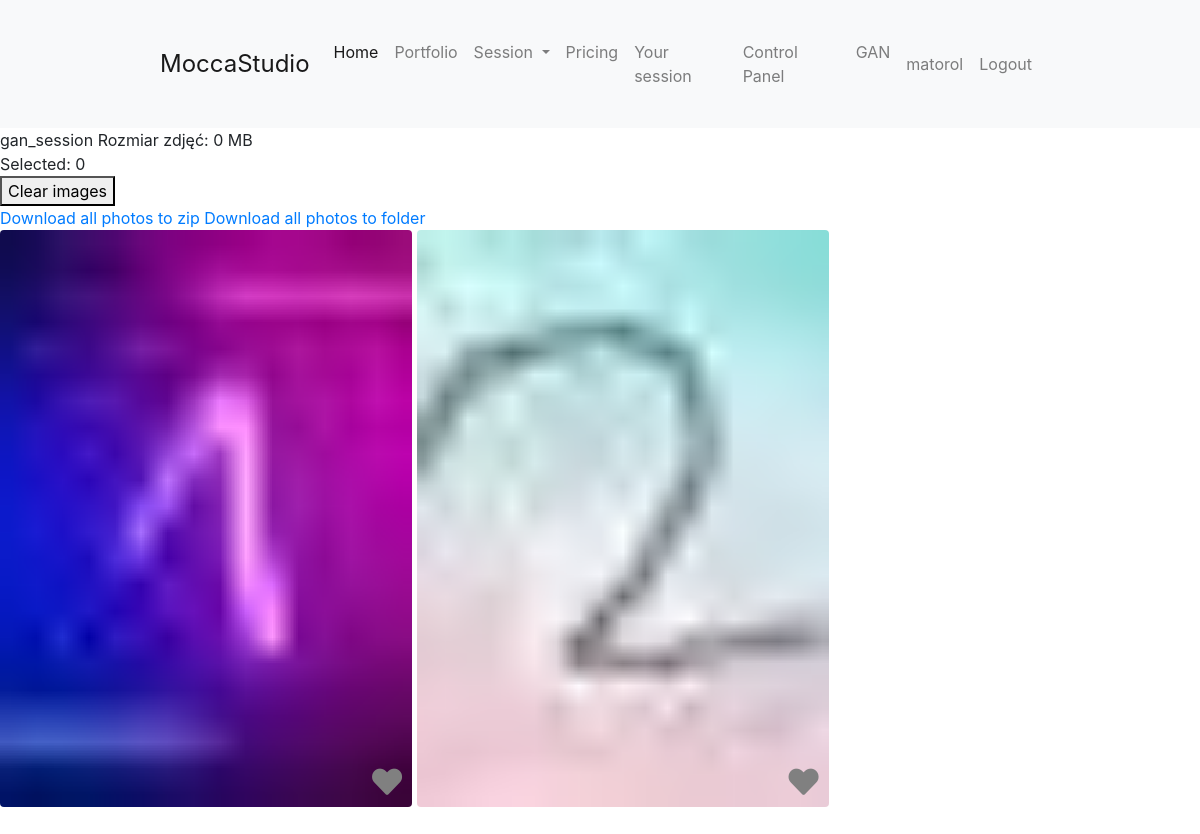
The app's page /session/gan_session/ (signed in), older data.
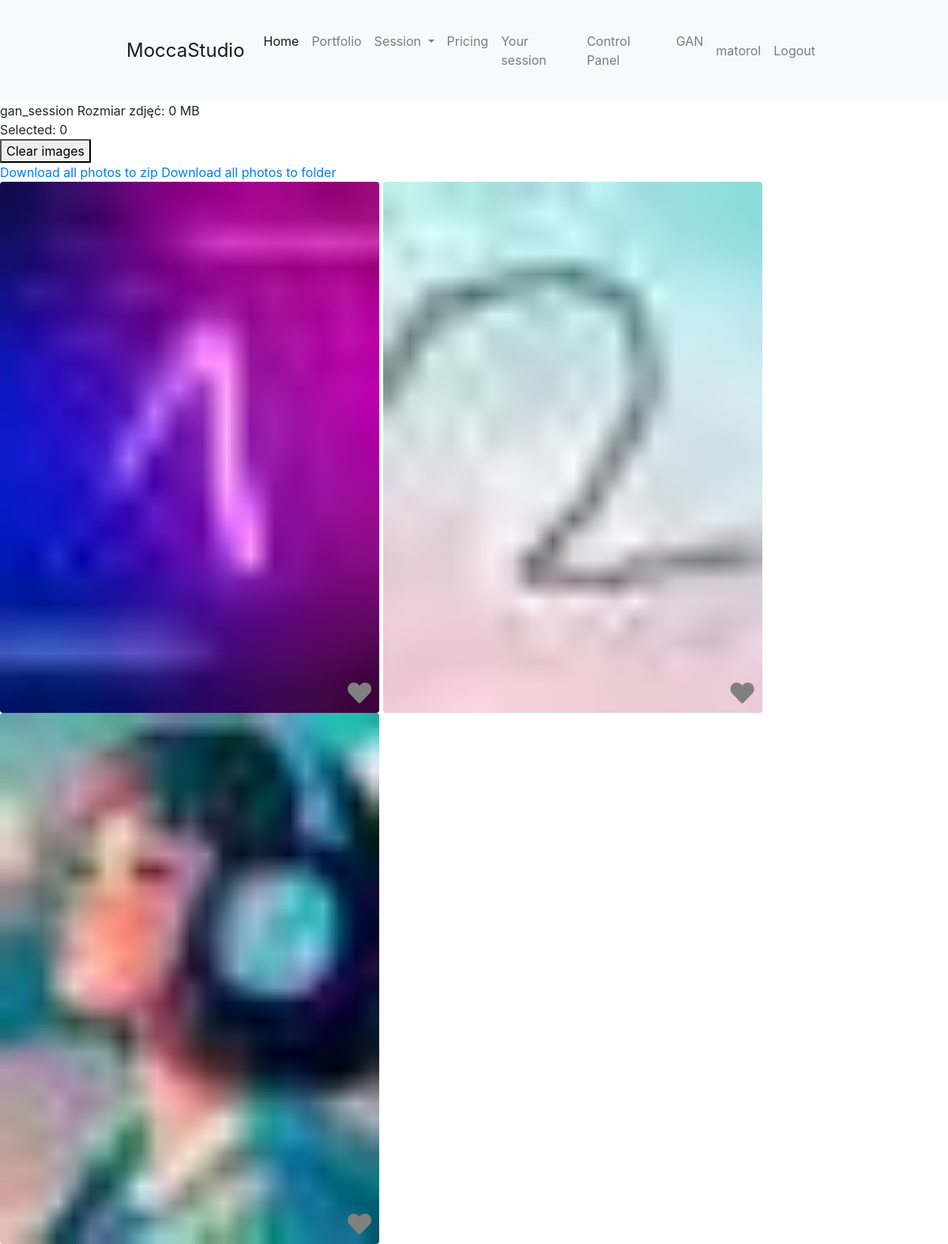
The same page, newer data.
### main/models.py (models this page shows, shortened)
class Photo(models.Model):
    title = models.CharField(max_length=255)
    image = models.ImageField(upload_to='photos/')
    session = models.ForeignKey(Session, on_delete=models.CASCADE,null=True)
    selected_to_edit = models.BooleanField(default=False)
    thumbnail = models.ImageField(upload_to='thumbnails/', blank=True, null=True)
    thumbnail_medium = models.ImageField(upload_to='thumbnails_medium/', blank=True, null=True)

### main/views.py (the view, shortened to what this page needs)
# urls.py: path('session/<str:name>/', views.view_session, name='view_session'),
def view_session(request, name):
    session = get_object_or_404(Session, name=name)
    photos = session.photo_set.all()
    photos_size = []
    context = {}
    for photo in photos:
        photos_size.append(photo.image.size/(1024*1024))
    photos_size_in_session = round(sum(photos_size))
    if request.user.is_superuser:
        context = {'session': session, 'photos':photos, 'photos_size_in_session':photos_size_in_session}
        return render(request, 'main/session/private_session.html', context)

### main/templates/main/session/private_session.html (shortened to what this page needs)
{% extends 'main/session/session_template.html' %}
{% block content %}
{% if user.is_superuser %}
    {{session.name}}
    Rozmiar zdjęć: {{photos_size_in_session}} MB
{% endif %}
<div id="selectedCounter">Selected: </div>
<button id="clearButton">Clear images</button>
<a href="{% url 'download_photos_zip' name=session.name %}">Download all photos to zip</a>
<a href="{% url 'download_photos_folder' name=session.name%}">Download all photos to folder</a>
<section class="gallery min-vh-100">
    <div class="container-lg">
        <div class="row row-cols-1 row-cols-sm-2 row-cols-md-3">
            <div class="col">
            {% for photo in photos %}
                <a href="{{photo.image.url}}" data-lightbox="lightbox" data-title="{{photo.title}}"
                     data-gallery="photo_gallery" data-photo-id="{{ photo.id }}" class="photo-container">
                    <img src="{{photo.thumbnail_medium.url}}" class=" shadow-1-strong rounded" loading="lazy"
                    alt="{{ photo.id }}" data-selected="{{ photo.selected_to_edit }}"/>
                    <i class="fas fa-heart like-icon" data-photo-id="{{ photo.id }}"></i>
                </a>
            {% endfor %}
        </div>
        </div>
    </div>
</section>
{% endblock %}

Row changes from the older to the newer data that the page shows:
added Photo: thumbnail_medium (picture)
